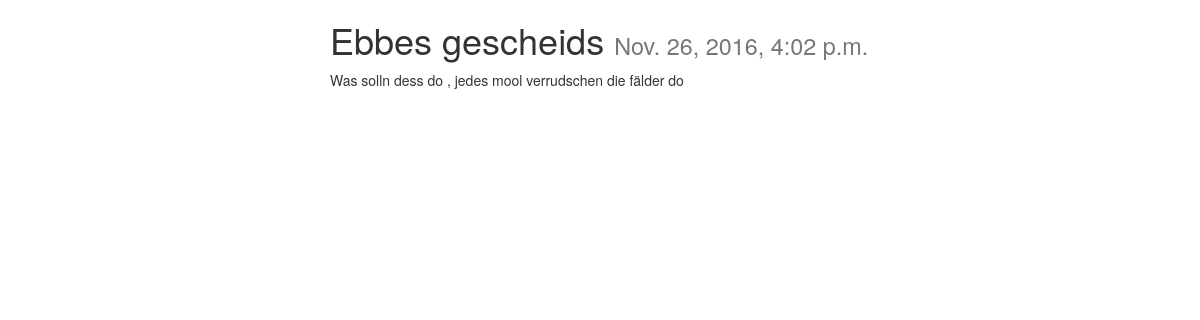
Page /posts/6/ on the earlier database version.
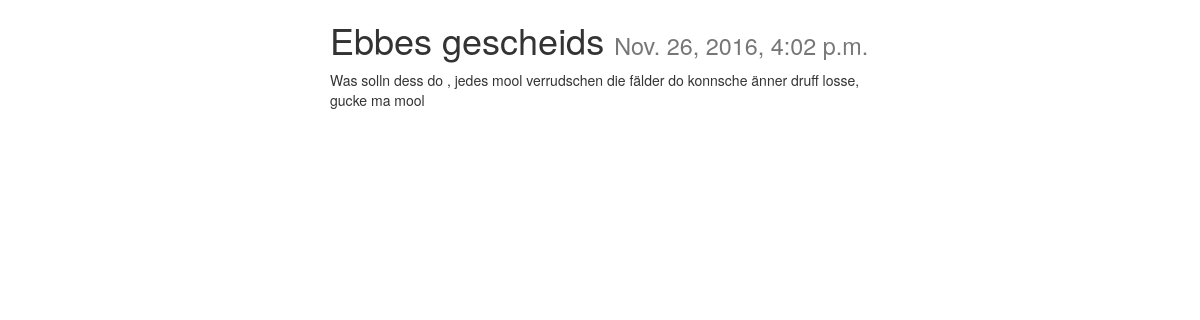
Same page on the later database version.
### posts/models.py (models this page shows, shortened)
class Post(models.Model):
    title  = models.CharField(max_length = 120) #max length 120
    content = models.TextField()
    update = models.DateTimeField(auto_now = True ,auto_now_add =False)
    timestamp = models.DateTimeField(auto_now = False, auto_now_add =True)

### posts/views.py (the view)
# urls.py: url(r'^(?P<id>\d+)/$',post_detail, name = 'detail'),
def post_detail(request, id=None):
    instance = get_object_or_404(Post, id=id)
    context = {
        "title" : "Detail",
        "instance" : instance
    }
    return render(request, "post_detail.html", context)

### templates/post_detail.html (shortened to what this page needs)
{%extends "base.html"%}
{% block content %}
<div class="col-sm-6 col-sm-offset-3">
<h1>{{instance.title}} <small>{{instance.timestamp}} </small></h1>
<p>{{instance.content | linebreaks}}<br/></p>
</div>
{% endblock content %}

Differences in the rows shown:
changed Post "Ebbes gescheids": content "Was solln dess do , jedes mool verrudschen die fälder do" → "Was solln dess do , jedes mool verrudschen die fälder do konnsche änner druff losse, gucke ma mool"
